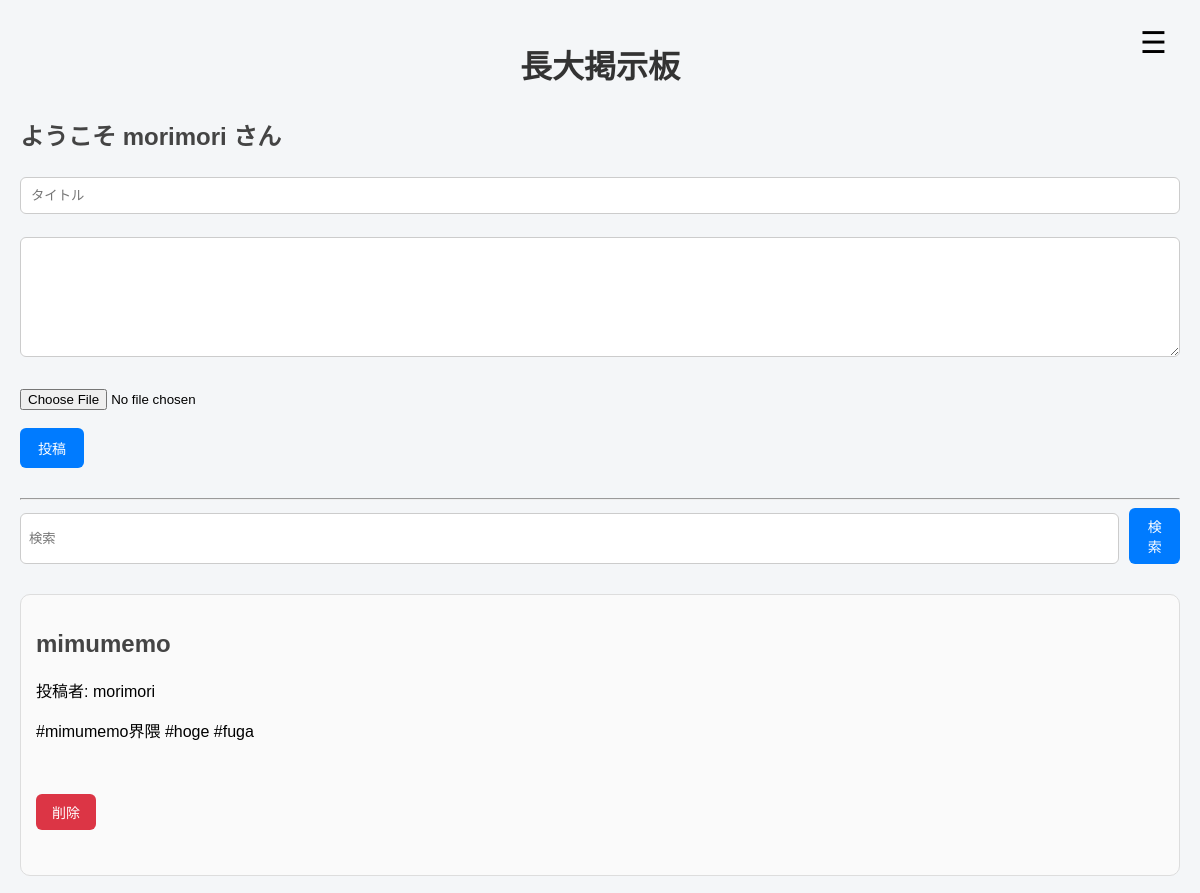
The page / (signed in, upper part) on the database as committed earlier.
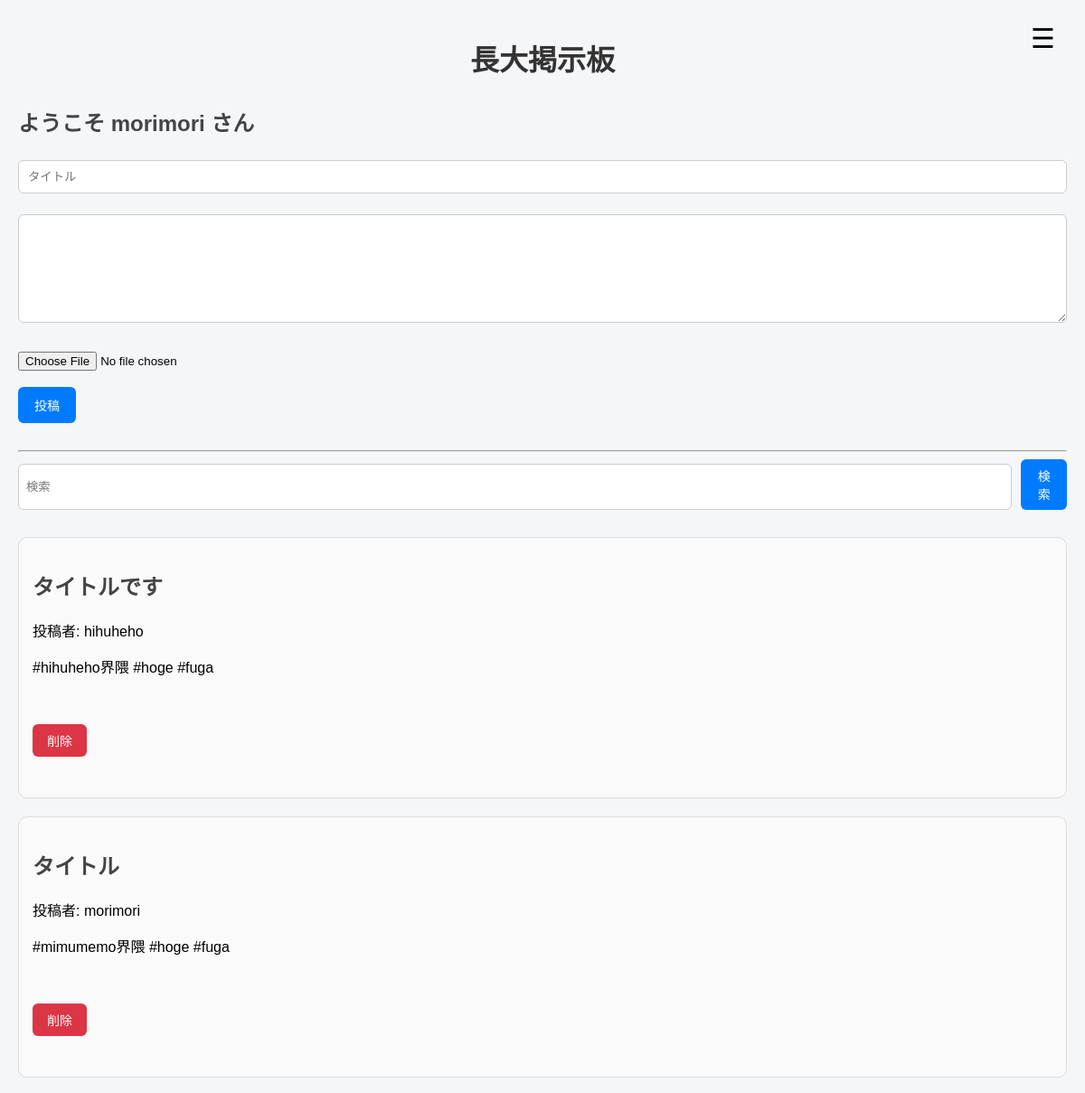
The same page on the database as committed later.
### tables this page shows
CREATE TABLE post(
    id INTEGER PRIMARY KEY,
    title TEXT,
    comment TEXT,
    image TEXT,
    userid TEXT
);

### app.py (the view, shortened to what this page needs)
@app.route("/", methods=["GET", "POST"])
@login_required
def index():
    search = request.args.get("search", "")
    if search:
        db = get_db()
        posts = db.execute(
            """
            SELECT *
            FROM post
            WHERE comment LIKE ?
            ORDER BY id DESC
            """,
            (f"%{search}%",)
        ).fetchall()
    else:
        db = get_db()
        posts = db.execute(
            """
            SELECT *
            FROM post
            ORDER BY id DESC
            """
        ).fetchall()
    return render_template(
        "index.html",
        posts=posts,
        search=search
    )

### app.py (called while the page is built)
@login_manager.user_loader
def load_user(userid):
    return User(userid)

def connect_db():
    rv = sqlite3.connect(DATABASE)
    rv.row_factory = sqlite3.Row
    return rv

def get_db():
    if not hasattr(g,'sqlite_db'):
        g.sqlite_db = connect_db()
    return g.sqlite_db

### templates/index.html (shortened to what this page needs)
{%extends "base.html" %}
{% block content %}
<button class="hamburger" onclick="toggleMenu()">
    ☰
</button>
<h1>長大掲示板</h1>
<h2>ようこそ {{ current_user.id }} さん</h2>
<form method="POST" enctype="multipart/form-data">
    <input type="text"
           name="title"
           placeholder="タイトル">
    <br><br>
    <textarea name="comment"></textarea>
    <br><br>
    <input type="file" name="image">
    <br><br>
    <button type="submit">
        投稿
    </button>
</form>
<hr>
<div class="search">
    <form method="GET" action="{{ url_for('index') }}">
        <input type="text" name="search" placeholder="検索" value="{{ search }}">
        <button type="submit">検索</button>
    </form>
</div>
{% for post in posts %}
<div class="post">
    <h2>{{ post.title }}</h2>
    <p>投稿者: {{post.userid}}</p>
    <p>{{ post.comment }}</p>
    <br><br>
    <form action="/reset" method="POST" onsubmit="return confirmReset()">
        <button type="submit" id="delete-btn">削除</button>
    </form>
</div>
{% endfor %}
{% endblock %}

Rows that differ between the two databases and show on the page:
added post: title "タイトルです", userid "hihuheho", comment "#hihuheho界隈 #hoge #fuga"
changed post "morimori": title "mimumemo" → "タイトル"
